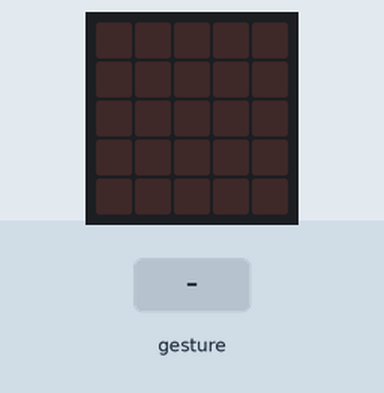
This program was run on a simulated BBC micro:bit (MakeCode). On the bench: the board's 5×5 LED display. Inputs (shaded band) come from the test bench. Random numbers come from a fixed seed; a tilt is held for 1.5 s and a shake lasts 1 s, then the board lies face up again.

Above: at 1.2 s.
1.3 s: gesture 'shake'
At 2.8 s:
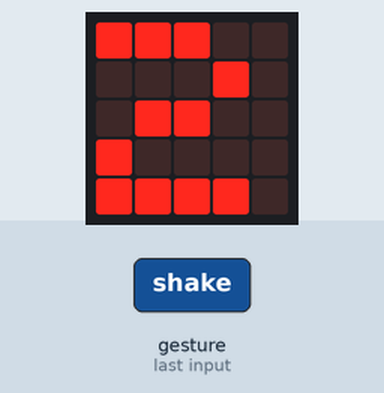
Timing chart, 0 to 4.3 s (numbered marks = the images above; inputs shaded):
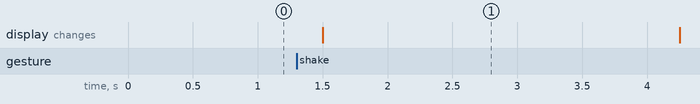

The program:

main.ts
```typescript
input.onGesture(Gesture.Shake, function () {
    if (true) {
        basic.showString("" + (randint(1, 6)))
        basic.pause(2000)
        basic.showLeds(`
            . . . . .
            . . . . .
            . . . . .
            . . . . .
            . . . . .
            `)
    }
})
basic.forever(function () {

})
```

test.ts
```typescript
// tests gaan hier; deze zal niet worden gecompileerd wanneer dit pakket wordt gebruikt als extensie.
```

Measured:
- after the input at 1.3 s, the display: changes after 0.20 s (image 1)
